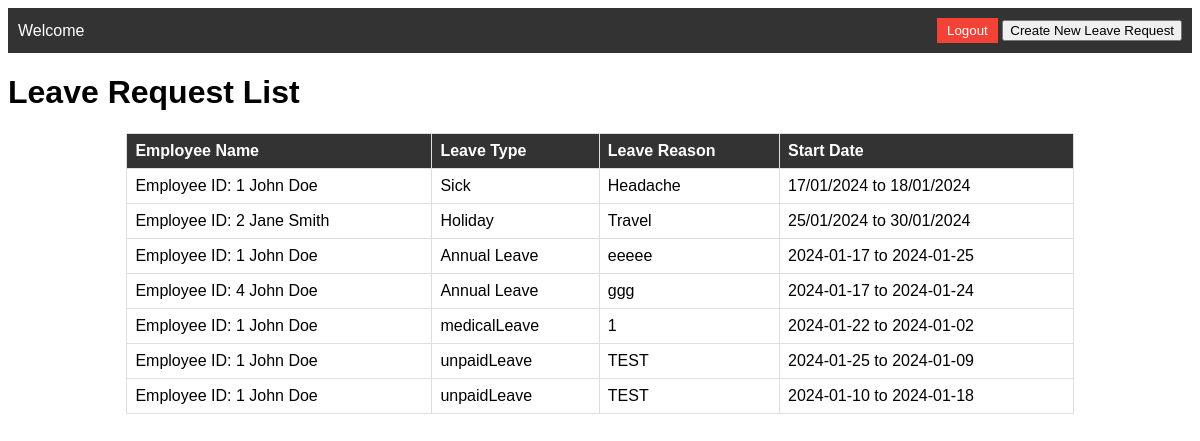
/dashboardLeaveRequest, run on an earlier commit of the app's database.
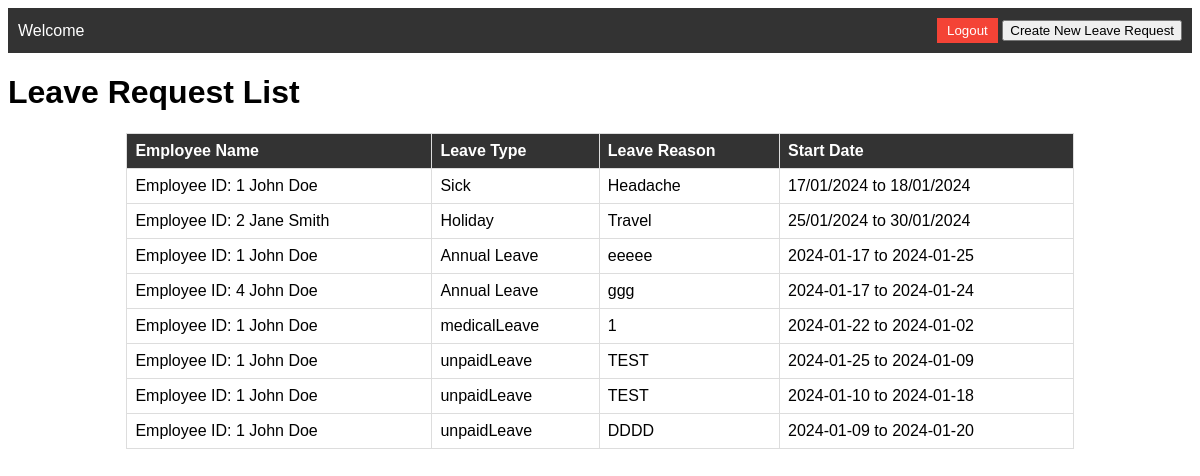
And on a later commit of the database.
### models/request.py (models this page shows, shortened)
class request(Base):
    __tablename__ = 'requests'
    requestID = Column(Integer, Sequence('request_id_seq'), primary_key=True)
    requestDate = Column(DateTime, default=datetime.utcnow)
    requestReason = Column(String)
    requestStatus = Column(String)
    leaveType = Column(String)
    startLeaveDate = Column(String)
    endLeaveDate = Column(String)
    employeeID = Column(String)

### models/employee.py (models this page shows, shortened)
class employee(Base):
    __tablename__ = 'employees'
    employeeID = Column(Integer, primary_key=True)
    firstname = Column(String)
    lastname = Column(String)
    birthdate = Column(String)
    department = Column(String)

### app.py (the view)
@app.route('/dashboardLeaveRequest')
def dashboardLeaveRequest():
    employeerequests = requestController.get_request_and_employee_data()
    return render_template('dashboardLeaveRequestPage.html', lstrequests=employeerequests)

### controllers/requestController.py (called while the page is built)
    def get_request_and_employee_data():
        engine = create_engine('sqlite:///HRLeaveRequest.db', echo=True)
        Session = sessionmaker(bind=engine)
        session = Session()
        employeereqeuests = session.query(request, employee).join(employee, request.employeeID == employee.employeeID).all()
        return employeereqeuests

### templates/dashboardLeaveRequestPage.html (shortened to what this page needs)
<!DOCTYPE html>
<html>
<head>
</head>
<body>
    <nav>
        <div>
            <span>Welcome</span>
        </div>
        <div>
            <button class="logout-btn" onclick="logout()">Logout</button>
            <button class="request-btn" onclick="window.location.href='/requestPage'">Create New Leave Request</button>
        </div>
    </nav>
    <h1>Leave Request List</h1>
    <table>
        <thead>
            <tr>
                <th>Employee Name</th>
                <th>Leave Type</th>
                <th>Leave Reason</th>
                <th>Start Date</th>
            </tr>
        </thead>
        <tbody>
            {% for item in lstrequests %}
            <tr>
                <td>{{ "Employee ID: " + item.request.employeeID.__str__() + " " + item.employee.firstname + " " +
                    item.employee.lastname }}</td>
                <td>{{ item.request.leaveType }}</td>
                <td>{{ item.request.requestReason }}</td>
                <td>{{ item.request.startLeaveDate + " to " + item.request.endLeaveDate }}</td>
            </tr>
            {% endfor %}
        </tbody>
    </table>
</body>
</html>

### templates/dashboardLeaveRequestPage.html (style rules this page uses)
body { font-family: Arial, sans-serif; }
nav { background-color: #333; color: white; padding: 10px; display: flex; justify-content: space-between; align-items: center; }
.logout-btn { background-color: #f44336; color: white; padding: 5px 10px; border: none; cursor: pointer; }
table { border-collapse: collapse; width: 80%; margin: 20px auto; }
th, td { border: 1px solid #ddd; padding: 8px; text-align: left; }
th { background-color: #333; color: white; }

What changed in the data, as far as the page shows it:
added request: employeeID.lastname "Employee ID: 1 John Doe", request.leaveType "unpaidLeave", request.requestReason "DDDD", request "2024-01-09 to 2024-01-20"
